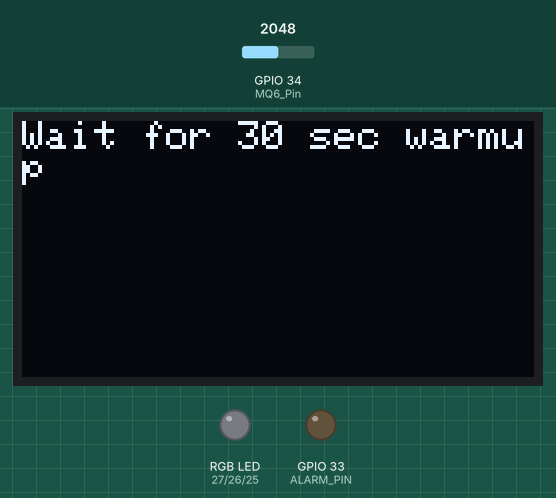
This sketch was run on a simulated ESP32. Shown: 128×64 one-colour display, an RGB LED mixed from three pins (HIGH = lit), output pins drawn as LEDs (lit = HIGH). Inputs (shaded band) come from the test bench; at power-on: GPIO 34 (MQ6_Pin) = 2048. The display library's start-up logo is not drawn; what the sketch prints to the serial monitor is not drawn.

Above: at 2.6 s.
At 13.8 s:
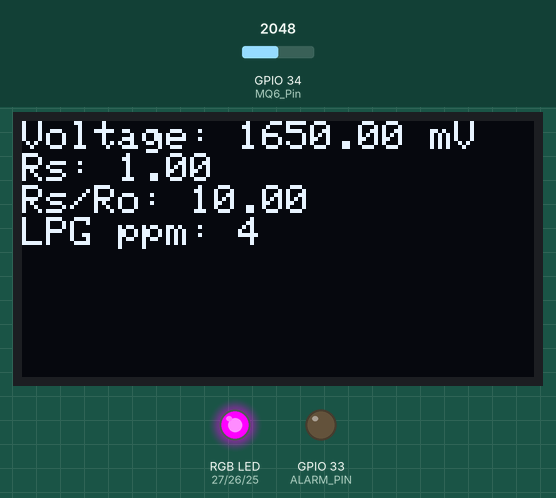
13.9 s: GPIO 34 (MQ6_Pin) set to 2866
At 15.3 s:
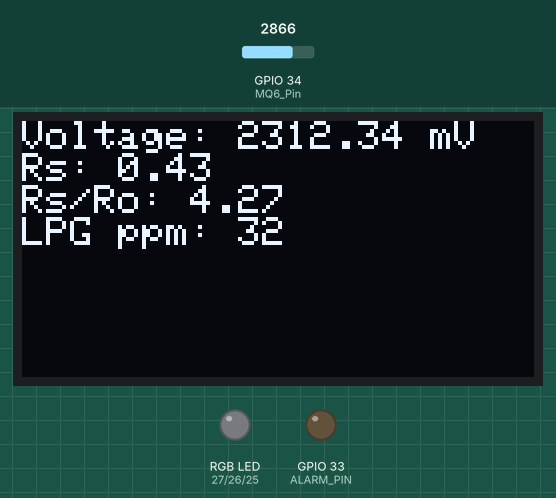
At 19.3 s:
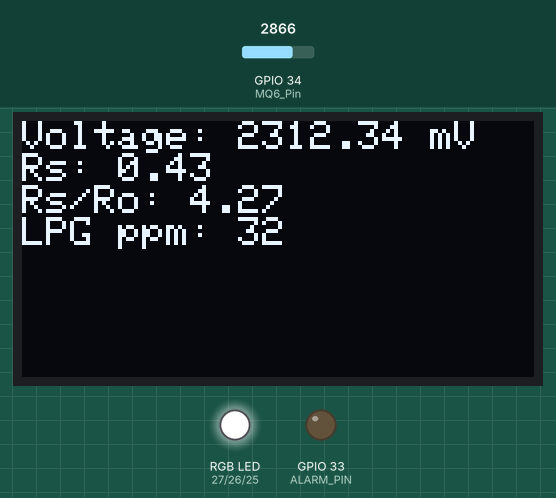
Timing chart, 0 to 22.4 s (numbered marks = the images above; inputs shaded):
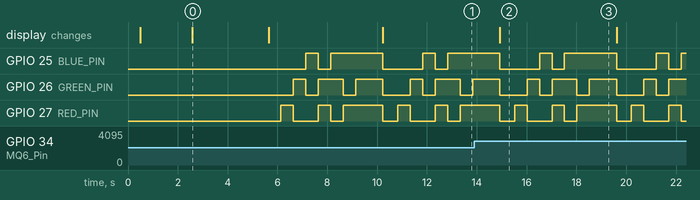

Measured:
- what the display in image 0 shows lasts 3.0 s, from 2.6 s to 5.6 s

The sketch:

project.ino
```cpp
#include <SPI.h>
#include <Wire.h>
#include <Adafruit_GFX.h>
#include <Adafruit_SH110X.h>

/* Uncomment the initialize the I2C address , uncomment only one, If you get a totally blank screen try the other*/
#define i2c_Address 0x3c  //initialize with the I2C addr 0x3C Typically eBay OLED's
//#define i2c_Address 0x3d //initialize with the I2C addr 0x3D Typically Adafruit OLED's

#define SCREEN_WIDTH 128  // OLED display width, in pixels
#define SCREEN_HEIGHT 64  // OLED display height, in pixels
#define OLED_RESET -1     // QT-PY / XIAO

int DELAY_TIME = 500;
const int RED_PIN = 27;		// led đỏ
const int GREEN_PIN = 26;	// led xanh lá
const int BLUE_PIN = 25;
const int ALARM_PIN = 33;

Adafruit_SH1106G display = Adafruit_SH1106G(SCREEN_WIDTH, SCREEN_HEIGHT, &Wire, OLED_RESET);

/*
   Alarm
*/
float sinVal;
int toneVal;

byte MQ6_Pin = 34;  // Định nghĩa chân D34 cho cảm biến MQ6

float Referance_V = 3300.0;  // Điện áp tham chiếu của ESP32 tính bằng mV
float RL = 1.0;  // Giá trị điện trở tải (RL) trong module là 1k Ohm
float Ro = 10.0;  // Giá trị Ro là 10k Ohm
float mVolt = 0.0;
const float Ro_clean_air_factor = 10.0;

void setup() {
  Serial.begin(9600);  // Thiết lập tốc độ baud rate 9600
  pinMode(MQ6_Pin, INPUT);  // Định nghĩa chân D34 là chân đầu vào
  delay(500);

  //Khoi tao coi
  pinMode(ALARM_PIN, OUTPUT);

  //khoi tao led
  pinMode(RED_PIN, OUTPUT);
	pinMode(GREEN_PIN, OUTPUT);
	pinMode(BLUE_PIN, OUTPUT);

  // Initialize OLED display
  display.begin(i2c_Address, OLED_RESET);
  display.display();  // Hiển thị màn hình chào mừng
  delay(2000);
  display.clearDisplay();

  display.setTextSize(1);
  display.setTextColor(SH110X_WHITE);
  display.setCursor(0, 0);
  display.println("Wait for 30 sec warmup");
  display.display();

  Serial.println("Wait for 30 sec warmup");
  delay(3000);  // Chờ 30 giây để cảm biến làm nóng
  Serial.println("Warmup Complete");

  for (int i = 0; i < 30; i++) {
    mVolt += Get_mVolt(MQ6_Pin);
  }
  mVolt = mVolt / 30.0;  // Tính giá trị điện áp trung bình cho 30 lần đo
  Serial.print("Voltage at D34 Pin = ");
  Serial.print(mVolt);
  Serial.println("mVolt");

  float Rs = Calculate_Rs(mVolt);
  Serial.print("Rs = ");
  Serial.println(Rs);

  Ro = Rs / Ro_clean_air_factor;
  Serial.print("Ro = ");
  Serial.println(Ro);
  Serial.println(" ");
  mVolt = 0.0;

  display.clearDisplay();
  display.setCursor(0, 0);
  display.println("Warmup Complete");
  display.display();
}

void loop() {
  // Gọi hàm displayAllBasicColors để thể hiện toàn bộ các màu cơ bản !
  displayAllBasicColors();
  // stopRGB();
  for (int i = 0; i < 500; i++) {
    mVolt += Get_mVolt(MQ6_Pin);
  }
  mVolt = mVolt / 500.0;  // Tính giá trị điện áp trung bình cho 500 lần đo
  Serial.print("Voltage at D34 Pin = ");
  Serial.print(mVolt);
  Serial.println(" mV");

  float Rs = Calculate_Rs(mVolt);
  Serial.print("Rs = ");
  Serial.println(Rs);

  float Ratio_RsRo = Rs / Ro;
  Serial.print("Rs/Ro = ");
  Serial.println(Ratio_RsRo);

  unsigned int LPG_ppm = LPG_PPM(Ratio_RsRo);
  Serial.print("LPG ppm = ");
  Serial.println(LPG_ppm);

  // Hiển thị các thông số trên màn hình OLED
  display.clearDisplay();
  display.setCursor(0, 0);
  display.print("Voltage: ");
  display.print(mVolt);
  display.println(" mV");
  display.print("Rs: ");
  display.println(Rs);
  display.print("Rs/Ro: ");
  display.println(Ratio_RsRo);
  display.print("LPG ppm: ");
  display.println(LPG_ppm);
  display.display();
  if (LPG_ppm > 1000) {
    showRGB(1);
    startAlarm();
  }
  else {
    stopRGB();
    noTone(ALARM_PIN);
  }
  delay(100);  // Thêm một chút độ trễ để giảm tải cho vi điều khiển

}

float Calculate_Rs(float Vo) {
  // Tính giá trị Rs
  float Rs = (Referance_V - Vo) * (RL / Vo);
  return Rs;
}

unsigned int LPG_PPM(float RsRo_ratio) {
  // Tính nồng độ PPM của LPG
  float ppm = pow((RsRo_ratio / 18.446), (1 / -0.421));
  return (unsigned int)ppm;
}

float Get_mVolt(byte AnalogPin) {
  // Tính điện áp từ giá trị ADC
  int ADC_Value = analogRead(AnalogPin);
  delay(1);
  float mVolt = ADC_Value * (Referance_V / 4096.0);
  return mVolt;
}

// Cài đặt hàm displayAllBasicColors

void displayAllBasicColors()
{
	// Tắt toàn bộ các led - cái này dễ mà ha

	digitalWrite(RED_PIN, LOW);
	digitalWrite(GREEN_PIN, LOW);
	digitalWrite(BLUE_PIN, LOW);

	delay(DELAY_TIME);

	// Chỉ bật led đỏ

	digitalWrite(RED_PIN, HIGH);
	digitalWrite(GREEN_PIN, LOW);
	digitalWrite(BLUE_PIN, LOW);

	delay(DELAY_TIME);

	// Chỉ bật led xanh lá

	digitalWrite(RED_PIN, LOW);
	digitalWrite(GREEN_PIN, HIGH);
	digitalWrite(BLUE_PIN, LOW);

	delay(DELAY_TIME);

	// Chỉ bật led xanh dương

	digitalWrite(RED_PIN, LOW);
	digitalWrite(GREEN_PIN, LOW);
	digitalWrite(BLUE_PIN, HIGH);

	delay(DELAY_TIME);

	// Bật màu vàng bắng cách bật led đỏ và xanh

	digitalWrite(RED_PIN, HIGH);
	digitalWrite(GREEN_PIN, HIGH);
	digitalWrite(BLUE_PIN, LOW);

	delay(DELAY_TIME);

	// Xanh lam (Cyan) bằng cách bật led xanh lá và xanh dương

	digitalWrite(RED_PIN, LOW);
	digitalWrite(GREEN_PIN, HIGH);
	digitalWrite(BLUE_PIN, HIGH);

	delay(DELAY_TIME);

	// Tím (đỏ xanh dương)

	digitalWrite(RED_PIN, HIGH);
	digitalWrite(GREEN_PIN, LOW);
	digitalWrite(BLUE_PIN, HIGH);

	delay(DELAY_TIME);

	// Màu trắng (tất cả các led)
	// Mình không hiểu nổi vụ con công tô màu cho con quạ :3, đáng lẻ phải ra màu trắng chứ, mà thế quái nào lại ra màu đen :3, chắc do con công pha màu kém quá :D

	digitalWrite(RED_PIN, HIGH);
	digitalWrite(GREEN_PIN, HIGH);
	digitalWrite(BLUE_PIN, HIGH);

	delay(DELAY_TIME);
}

// Cài đặt hàm showSpectrum


void showSpectrum()
{

	for (int i = 0; i < 0; i++)
	{
		showRGB(i);  // Call RGBspectrum() with our new x
		// delay(10);   // Delay 10ms
	}
}


// Cài đặt hàm showRGB(int color)

// Chúng ta sẽ cài đặt hàm showRGB để mỗi khi nhận một giá trị từ 0 - 767
// nó sẽ chuyển dần dầm các màu của con đèn led rgb thành các màu đỏ - cam - vàng - lục - lam - chàm - tím

// mình chia nó thành 3 khu
// đỏ - xanh lục
// xanh lục - xanh lam
// xanh lam - đỏ

// gồm có 4 mốc
// 0   = đỏ chét (đỏ 100%)
// 255 = xanh lục 100%
// 511 = xanh dương (100%)
// 767 = lại là đỏ chét

// Những con số nằm giữa các màu sẽ được tính toán theo công thức bên dưới (đọc dễ hiểu mà) để ra được các màu cần thiết


void showRGB(int color)
{
	int redPWM;
	int greenPWM;
	int bluePWM;


	if (color <= 255)          // phân vùng 1
	{
		redPWM = 255 - color;    // red đi từ sáng về tắt
		greenPWM = color;        // green đi từ tắt thành sáng
		bluePWM = 0;             // blue luôn tắt
	}
	else if (color <= 511)     // phân vùng 2
	{
		redPWM = 0;                     // đỏ luôn tắt
		greenPWM = 255 - (color - 256); // green đi từ sáng về tắt
		bluePWM = (color - 256);        // blue đi từ tắt thành sáng
	}
	else // color >= 512       // phân vùng 3
	{
		redPWM = (color - 512);         // red tắt rồi lại sáng
		greenPWM = 0;                   // green luôn tắt nhé
		bluePWM = 255 - (color - 512);  // blue sáng rồi lại tắt
	}

	// rồi xuất xung ra và chơi thôi :3

	analogWrite(RED_PIN, redPWM);
	analogWrite(BLUE_PIN, bluePWM);
	analogWrite(GREEN_PIN, greenPWM);
}

void stopRGB() {
  analogWrite(RED_PIN, 0);
	analogWrite(BLUE_PIN, 0);
	analogWrite(GREEN_PIN, 0);
}

void startAlarm() {
  for(int x=180; x<181; x++){
            // convert degrees to radians then obtain value
            sinVal = (sin(x*(3.1412/180)));
            // generate a frequency from the sin value
            toneVal = 2000+(int(sinVal*1000));
            tone(ALARM_PIN, toneVal);
            // delay(2000);
     }
}
```
